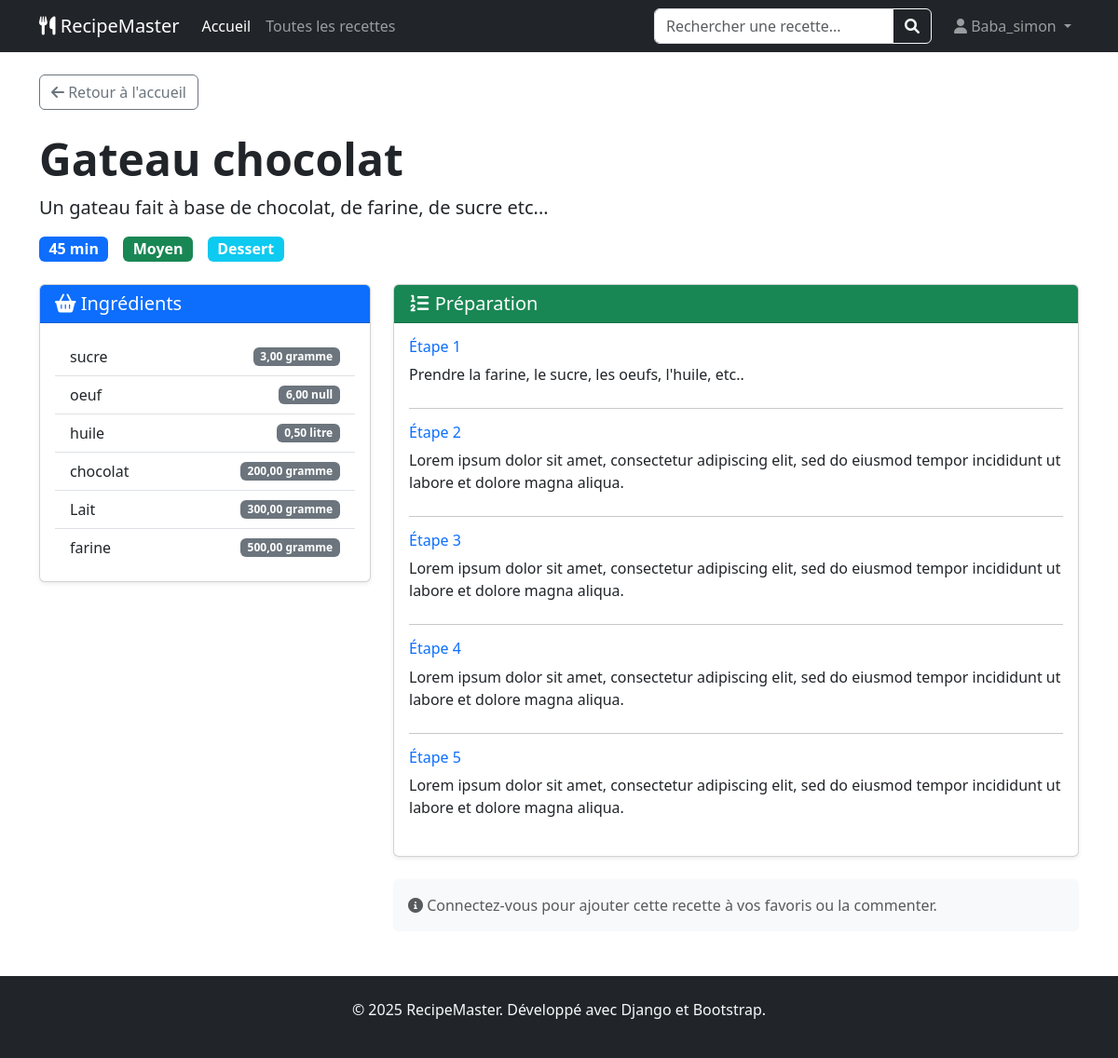
Screenshot of /recette/2/ (signed in) with the database file from the repository.
### recipes/models.py (models this page shows, shortened)
class Recipe(models.Model):
    DIFFICULTE_CHOICES = [
        ('facile', 'Facile'),
        ('moyen', 'Moyen'),
        ('difficile', 'Difficile'),
    ]
    titre = models.CharField(
        max_length=100,
        unique=True,
        verbose_name="Titre de la recette"  # ✅ Correction orthographe
    )
    categorie = models.ForeignKey(
        Category,
        on_delete=models.SET_NULL,  # Si on supprime la catégorie, la recette garde sa catégorie vide
        null=True,
        blank=True,
        related_name='recettes',
        verbose_name='Catégorie'
    )
    description = models.TextField(  # ✅ TextField au lieu de CharField pour texte long
        max_length=1000,
        verbose_name='Description'
    )
    temps_preparation = models.PositiveIntegerField(  # ✅ Temps en minutes
        verbose_name="Temps de préparation (minutes)"
    )
    difficulte = models.CharField(
        max_length=20,
        choices=DIFFICULTE_CHOICES,
        default='moyen',
        verbose_name="Niveau de difficulté"
    )
    date_creation = models.DateTimeField(auto_now_add=True)
    date_modification = models.DateTimeField(auto_now=True)
    class Meta:
        verbose_name = 'Recette'  # ✅ Orthographe
        verbose_name_plural = 'Recettes'
        ordering = ['titre']  # ✅ Ordre par titre

class Category(models.Model):
    nom = models.CharField(
        max_length=50,
        unique=True,
        verbose_name="Nom de la catégorie"
    )
    class Meta:
        verbose_name = 'Catégorie'
        verbose_name_plural = 'Catégories'
        ordering = ['nom']

class RecipeIngredient(models.Model):
    recette = models.ForeignKey(
        Recipe,
        on_delete=models.CASCADE,
        related_name='ingredients_recette'
    )
    ingredient = models.ForeignKey(
        'ingredients.Ingredient',  # Référence à l'app ingredients
        on_delete=models.CASCADE
    )
    quantite = models.DecimalField(  #  Pour gérer 0.5, 2.5, etc.
        max_digits=6,
        decimal_places=2,
        verbose_name="Quantité"
    )
    unite = models.CharField(
        max_length=20,
        verbose_name="Unité de mesure",
        help_text="Ex: g, kg, ml, L, cuillère à soupe, pincée..."
    )
    class Meta:
        verbose_name_plural = "Ingredients de la recette"
        unique_together = ['recette', 'ingredient']  #  Évite les doublons

class RecipeStep(models.Model):  #
    recette = models.ForeignKey(
        Recipe,
        on_delete=models.CASCADE,
        related_name='etapes'
    )
    ordre = models.PositiveIntegerField(verbose_name="Ordre de l'étape")
    description = models.TextField(
        verbose_name="Description de l'étape"
    )
    class Meta:
        verbose_name = 'Étape de préparation'
        verbose_name_plural = 'Étapes de préparation'
        ordering = ['recette', 'ordre']  # ✅ Trie par recette puis ordre

### ingredients/models.py (models this page shows, shortened)
class Ingredient (models.Model):
    nom = models.CharField(
         max_length=50, unique= True, verbose_name= "Nom de l'ingrédient"
         )
    categorie = models.CharField(
        max_length=30,
        choices=[
            ('legume', 'Légume'),
            ('fruit', 'Fruit'),
            ('viande', 'Viande'),
            ('poisson', 'Poisson'),
            ('epice', 'Épice'),
            ('laitier', 'Laitier'),
            ('feculent', 'Féculent'),
        ],
        default='legume',
        verbose_name="Catégorie alimentaire"
    )
    date_creation = models.DateTimeField(auto_now_add= True)
    date_modification = models.DateTimeField(auto_now= True)
    class Meta:
        verbose_name = "Ingrédient"
        verbose_name_plural = "Ingrédients"
        ordering = ['nom'] #Trier par nom par défaut

### recipes/views.py (the view)
# urls.py: path('recette/<int:recipe_id>/', recipe_detail, name='recipe_detail'),
def recipe_detail(request, recipe_id):
    recipe = get_object_or_404(Recipe, id=recipe_id)
    ingredients = recipe.ingredients_recette.all()
    etapes = recipe.etapes.all().order_by('ordre')
    context = {
        'recipe': recipe,
        'ingredients': ingredients,
        'etapes': etapes,
    }
    return render(request, 'recipes/recipe_detail.html', context)

### recipes/templates/recipes/recipe_detail.html (shortened to what this page needs)
{% extends 'recipes/base.html' %}
{% block content %}
<div class="container mt-4">
    <a href="{% url 'home' %}" class="btn btn-outline-secondary mb-4">
        <i class="fas fa-arrow-left"></i> Retour à l'accueil
    </a>
    <div class="row">
        <div class="col-lg-8">
            <h1 class="display-5 fw-bold">{{ recipe.titre }}</h1>
            <p class="lead">{{ recipe.description }}</p>
            <div class="d-flex gap-3 mb-4">
                <span class="badge bg-primary fs-6">{{ recipe.temps_preparation }} min</span>
                <span class="badge bg-success fs-6">{{ recipe.difficulte|title }}</span>
                <span class="badge bg-info fs-6">{{ recipe.categorie.nom }}</span>
            </div>
        </div>
    </div>
    <div class="row">
        <div class="col-lg-4">
            <div class="card shadow-sm">
                <div class="card-header bg-primary text-white">
                    <h5 class="mb-0"><i class="fas fa-shopping-basket"></i> Ingrédients</h5>
                </div>
                <div class="card-body">
                    <ul class="list-group list-group-flush">
                        {% for ingredient in ingredients %}
                        <li class="list-group-item d-flex justify-content-between align-items-center">
                            {{ ingredient.ingredient.nom }}
                            <span class="badge bg-secondary">
                                {{ ingredient.quantite }} {{ ingredient.unite }}
                            </span>
                        </li>
                        {% empty %}
                        <li class="list-group-item text-muted">Aucun ingrédient renseigné</li>
                        {% endfor %}
                    </ul>
                </div>
            </div>
        </div>
        <div class="col-lg-8">
            <div class="card shadow-sm">
                <div class="card-header bg-success text-white">
                    <h5 class="mb-0"><i class="fas fa-list-ol"></i> Préparation</h5>
                </div>
                <div class="card-body">
                    {% for etape in etapes %}
                    <div class="mb-4">
                        <h6 class="text-primary">Étape {{ etape.ordre }}</h6>
                        <p class="mb-0">{{ etape.description }}</p>
                    </div>
                    {% if not forloop.last %}<hr>{% endif %}
                    {% empty %}
                    <p class="text-muted">Aucune étape renseignée</p>
                    {% endfor %}
                </div>
            </div>
            <div class="mt-4 p-3 bg-light rounded">
                <p class="text-muted mb-0">
                    <i class="fas fa-info-circle"></i>
                    Connectez-vous pour ajouter cette recette à vos favoris ou la commenter.
                </p>
            </div>
        </div>
    </div>
</div>
{% endblock %}

### recipes/templates/recipes/base.html (shortened to what this page needs)
<!DOCTYPE html>
<html lang="fr">
<head>
    <link href="https://cdn.jsdelivr.net/npm/bootstrap@5.3.0/dist/css/bootstrap.min.css" rel="stylesheet">
    <link rel="stylesheet" href="https://cdnjs.cloudflare.com/ajax/libs/font-awesome/6.0.0/css/all.min.css">
</head>
<body>
    <nav class="navbar navbar-expand-lg navbar-dark bg-dark">
    <div class="container">
        <a class="navbar-brand" href="{% url 'home' %}">
            <i class="fas fa-utensils"></i> RecipeMaster
        </a>
        <div class="collapse navbar-collapse" id="navbarContent">
            <ul class="navbar-nav me-auto">
                <li class="nav-item">
                    <a class="nav-link active" href="{% url 'home' %}">Accueil</a>
                </li>
                <li class="nav-item">
                    <a class="nav-link" href="{% url 'recipe_list' %}">Toutes les recettes</a>
                </li>
            </ul>
            <form class="d-flex me-3 my-2 my-lg-0" action="{% url 'recipe_search' %}" method="GET">
                <div class="input-group">
                    <input type="text"
                           name="q"
                           class="form-control"
                           placeholder="Rechercher une recette..."
                           aria-label="Rechercher"
                           value="{{ request.GET.q }}">
                    <button class="btn btn-outline-light" type="submit">
                        <i class="fas fa-search"></i>
                    </button>
                </div>
            </form>
            <div class="navbar-nav">
                {% if user.is_authenticated %}
                <div class="nav-item dropdown">
                    <a class="nav-link dropdown-toggle" href="#" role="button" data-bs-toggle="dropdown">
                        <i class="fas fa-user"></i> {{ user.username }}
                    </a>
                </div>
                {% else %}
                <a class="nav-link" href="{% url 'login' %}"><i class="fas fa-user"></i> Connexion</a>
                <a class="nav-link" href="{% url 'register' %}"><i class="fas fa-user-plus"></i> Inscription</a>
                {% endif %}
            </div>
        </div>
    </div>
    </nav>
    <main>
        {% block content %}
        {% endblock %}
    </main>
    <footer class="bg-dark text-light py-4 mt-5">
        <div class="container text-center">
            <p>&copy; 2025 RecipeMaster. Développé avec Django et Bootstrap.</p>
        </div>
    </footer>
</body>
</html>

### rows the page displays
Recipe: titre "Gateau chocolat", description "Un gateau fait à base de chocolat, de farine, de sucre etc...", temps_preparation "45", difficulte "Moyen", categorie.nom "Dessert"
RecipeIngredient: ingredient.nom "sucre", quantite "3,00", unite "gramme"
RecipeIngredient: ingredient.nom "oeuf", quantite "6,00", unite "null"
RecipeIngredient: ingredient.nom "huile", quantite "0,50", unite "litre"
RecipeIngredient: ingredient.nom "chocolat", quantite "200,00", unite "gramme"
RecipeIngredient: ingredient.nom "Lait", quantite "300,00", unite "gramme"
RecipeIngredient: ingredient.nom "farine", quantite "500,00", unite "gramme"
RecipeStep: ordre "1", description "Prendre la farine, le sucre, les oeufs, l'huile, etc.."
RecipeStep: ordre "2", description "Lorem ipsum dolor sit amet, consectetur adipiscing elit, sed do eiusmod tempor incididunt ut labore et dolore magna aliqua."
RecipeStep: ordre "3", description "Lorem ipsum dolor sit amet, consectetur adipiscing elit, sed do eiusmod tempor incididunt ut labore et dolore magna aliqua."
RecipeStep: ordre "4", description "Lorem ipsum dolor sit amet, consectetur adipiscing elit, sed do eiusmod tempor incididunt ut labore et dolore magna aliqua."
RecipeStep: ordre "5", description "Lorem ipsum dolor sit amet, consectetur adipiscing elit, sed do eiusmod tempor incididunt ut labore et dolore magna aliqua."

### other values shown
{{ user.username }} "Baba_simon"
